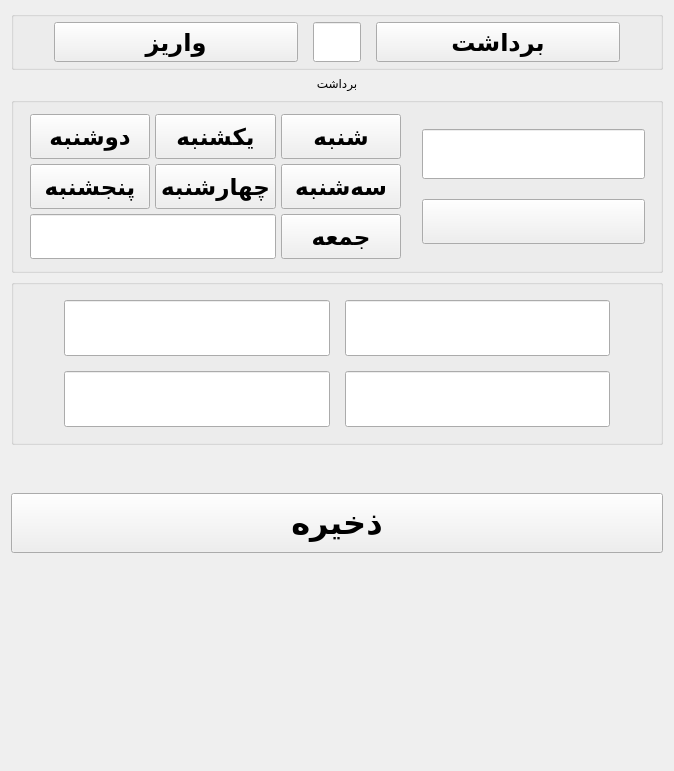
      <widget class="QWidget" name="page_ExitCar">
       <layout class="QVBoxLayout" name="verticalLayout_4" stretch="1,0,10,40,10,1,50">
        <item>
         <widget class="QGroupBox" name="groupBox_15">
          <property name="title">
           <string/>
          </property>
          <layout class="QHBoxLayout" name="horizontalLayout_14" stretch="5,1,5">
           <property name="spacing">
            <number>15</number>
           </property>
           <property name="leftMargin">
            <number>40</number>
           </property>
           <property name="topMargin">
            <number>5</number>
           </property>
           <property name="rightMargin">
            <number>40</number>
           </property>
           <property name="bottomMargin">
            <number>5</number>
           </property>
           <item>
            <widget class="QPushButton" name="pb_enterMoney">
             <property name="minimumSize">
              <size>
               <width>0</width>
               <height>40</height>
              </size>
             </property>
             <property name="font">
              <font>
               <pointsize>18</pointsize>
               <bold>true</bold>
              </font>
             </property>
             <property name="text">
              <string>واریز</string>
             </property>
            </widget>
           </item>
           <item>
            <widget class="QLineEdit" name="le_moneyItem">
             <property name="enabled">
              <bool>true</bool>
             </property>
             <property name="sizePolicy">
              <sizepolicy hsizetype="Expanding" vsizetype="Minimum">
               <horstretch>0</horstretch>
               <verstretch>0</verstretch>
              </sizepolicy>
             </property>
             <property name="font">
              <font>
               <pointsize>18</pointsize>
               <bold>true</bold>
              </font>
             </property>
             <property name="alignment">
              <set>Qt::AlignCenter</set>
             </property>
            </widget>
           </item>
           <item>
            <widget class="QPushButton" name="pb_exitMoney">
             <property name="minimumSize">
              <size>
               <width>0</width>
               <height>40</height>
              </size>
             </property>
             <property name="font">
              <font>
               <pointsize>18</pointsize>
               <bold>true</bold>
              </font>
             </property>
             <property name="text">
              <string>برداشت</string>
             </property>
            </widget>
           </item>
          </layout>
         </widget>
        </item>
        <item>
         <widget class="QLabel" name="label_2">
          <property name="minimumSize">
           <size>
            <width>0</width>
            <height>0</height>
           </size>
          </property>
          <property name="text">
           <string>برداشت</string>
          </property>
          <property name="alignment">
           <set>Qt::AlignCenter</set>
          </property>
         </widget>
        </item>
        <item>
         <widget class="QGroupBox" name="groupBox_16">
          <property name="font">
           <font>
            <pointsize>16</pointsize>
            <bold>true</bold>
           </font>
          </property>
          <property name="title">
           <string/>
          </property>
          <layout class="QHBoxLayout" name="horizontalLayout_15" stretch="10,6">
           <property name="spacing">
            <number>20</number>
           </property>
           <property name="leftMargin">
            <number>15</number>
           </property>
           <property name="topMargin">
            <number>10</number>
           </property>
           <property name="rightMargin">
            <number>15</number>
           </property>
           <property name="bottomMargin">
            <number>10</number>
           </property>
           <item>
            <layout class="QGridLayout" name="gridLayout_8" rowstretch="1,1,1" columnstretch="1,1,1">
             <property name="leftMargin">
              <number>1</number>
             </property>
             <property name="topMargin">
              <number>1</number>
             </property>
             <property name="rightMargin">
              <number>1</number>
             </property>
             <property name="bottomMargin">
              <number>1</number>
             </property>
             <property name="spacing">
              <number>5</number>
             </property>
             <item row="0" column="0">
              <widget class="QPushButton" name="pb_2sh_3">
               <property name="sizePolicy">
                <sizepolicy hsizetype="Minimum" vsizetype="Minimum">
                 <horstretch>0</horstretch>
                 <verstretch>0</verstretch>
                </sizepolicy>
               </property>
               <property name="minimumSize">
                <size>
                 <width>41</width>
                 <height>45</height>
                </size>
               </property>
               <property name="font">
                <font>
                 <pointsize>17</pointsize>
                 <bold>true</bold>
                </font>
               </property>
               <property name="text">
                <string>دوشنبه</string>
               </property>
              </widget>
             </item>
             <item row="0" column="1">
              <widget class="QPushButton" name="pb_1sh_3">
               <property name="sizePolicy">
                <sizepolicy hsizetype="Minimum" vsizetype="Minimum">
                 <horstretch>0</horstretch>
                 <verstretch>0</verstretch>
                </sizepolicy>
               </property>
               <property name="minimumSize">
                <size>
                 <width>41</width>
                 <height>45</height>
                </size>
               </property>
               <property name="font">
                <font>
                 <pointsize>17</pointsize>
                 <bold>true</bold>
                </font>
               </property>
               <property name="text">
                <string>یکشنبه</string>
               </property>
              </widget>
             </item>
             <item row="0" column="2">
              <widget class="QPushButton" name="pb_0sh_3">
               <property name="sizePolicy">
                <sizepolicy hsizetype="Minimum" vsizetype="Minimum">
                 <horstretch>0</horstretch>
                 <verstretch>0</verstretch>
                </sizepolicy>
               </property>
               <property name="minimumSize">
                <size>
                 <width>41</width>
                 <height>45</height>
                </size>
               </property>
               <property name="font">
                <font>
                 <pointsize>17</pointsize>
                 <bold>true</bold>
                </font>
               </property>
               <property name="text">
                <string>شنبه</string>
               </property>
              </widget>
             </item>
             <item row="1" column="0">
              <widget class="QPushButton" name="pb_5sh_3">
               <property name="sizePolicy">
                <sizepolicy hsizetype="Minimum" vsizetype="Minimum">
                 <horstretch>0</horstretch>
                 <verstretch>0</verstretch>
                </sizepolicy>
               </property>
               <property name="minimumSize">
                <size>
                 <width>41</width>
                 <height>45</height>
                </size>
               </property>
               <property name="font">
                <font>
                 <pointsize>17</pointsize>
                 <bold>true</bold>
                </font>
               </property>
               <property name="text">
                <string>پنجشنبه</string>
               </property>
              </widget>
             </item>
             <item row="1" column="1">
              <widget class="QPushButton" name="pb_4sh_3">
               <property name="sizePolicy">
                <sizepolicy hsizetype="Minimum" vsizetype="Minimum">
                 <horstretch>0</horstretch>
                 <verstretch>0</verstretch>
                </sizepolicy>
               </property>
               <property name="minimumSize">
                <size>
                 <width>41</width>
                 <height>45</height>
                </size>
               </property>
               <property name="font">
                <font>
                 <pointsize>17</pointsize>
                 <bold>true</bold>
                </font>
               </property>
               <property name="text">
                <string>چهارشنبه</string>
               </property>
              </widget>
             </item>
             <item row="1" column="2">
              <widget class="QPushButton" name="pb_3sh_3">
               <property name="sizePolicy">
                <sizepolicy hsizetype="Minimum" vsizetype="Minimum">
                 <horstretch>0</horstretch>
                 <verstretch>0</verstretch>
                </sizepolicy>
               </property>
               <property name="minimumSize">
                <size>
                 <width>41</width>
                 <height>45</height>
                </size>
               </property>
               <property name="font">
                <font>
                 <pointsize>17</pointsize>
                 <bold>true</bold>
                </font>
               </property>
               <property name="text">
                <string>سه‌شنبه</string>
               </property>
              </widget>
             </item>
             <item row="2" column="0" colspan="2">
              <widget class="QLineEdit" name="le_Shanbe_3">
               <property name="sizePolicy">
                <sizepolicy hsizetype="Expanding" vsizetype="Minimum">
                 <horstretch>0</horstretch>
                 <verstretch>0</verstretch>
                </sizepolicy>
               </property>
               <property name="minimumSize">
                <size>
                 <width>0</width>
                 <height>45</height>
                </size>
               </property>
               <property name="font">
                <font>
                 <pointsize>20</pointsize>
                 <bold>true</bold>
                </font>
               </property>
               <property name="alignment">
                <set>Qt::AlignCenter</set>
               </property>
              </widget>
             </item>
             <item row="2" column="2">
              <widget class="QPushButton" name="pb_Xsh_3">
               <property name="sizePolicy">
                <sizepolicy hsizetype="Minimum" vsizetype="Minimum">
                 <horstretch>0</horstretch>
                 <verstretch>0</verstretch>
                </sizepolicy>
               </property>
               <property name="minimumSize">
                <size>
                 <width>41</width>
                 <height>45</height>
                </size>
               </property>
               <property name="font">
                <font>
                 <pointsize>17</pointsize>
                 <bold>true</bold>
                </font>
               </property>
               <property name="text">
                <string>جمعه</string>
               </property>
              </widget>
             </item>
            </layout>
           </item>
           <item>
            <layout class="QVBoxLayout" name="verticalLayout_9">
             <item>
              <spacer name="verticalSpacer_17">
               <property name="orientation">
                <enum>Qt::Vertical</enum>
               </property>
               <property name="sizeHint" stdset="0">
                <size>
                 <width>20</width>
                 <height>40</height>
                </size>
               </property>
              </spacer>
             </item>
             <item>
              <widget class="QLineEdit" name="le_date_3">
               <property name="minimumSize">
                <size>
                 <width>0</width>
                 <height>50</height>
                </size>
               </property>
               <property name="font">
                <font>
                 <pointsize>18</pointsize>
                 <bold>true</bold>
                </font>
               </property>
               <property name="inputMethodHints">
                <set>Qt::ImhDialableCharactersOnly</set>
               </property>
               <property name="alignment">
                <set>Qt::AlignCenter</set>
               </property>
              </widget>
             </item>
             <item>
              <widget class="QPushButton" name="pb_date_3">
               <property name="sizePolicy">
                <sizepolicy hsizetype="Minimum" vsizetype="Minimum">
                 <horstretch>0</horstretch>
                 <verstretch>0</verstretch>
                </sizepolicy>
               </property>
               <property name="minimumSize">
                <size>
                 <width>0</width>
                 <height>45</height>
                </size>
               </property>
               <property name="font">
                <font>
                 <pointsize>17</pointsize>
                 <bold>true</bold>
                </font>
               </property>
               <property name="text">
                <string/>
               </property>
               <property name="icon">
                <iconset>
                 <normalon>:/icons/Image/calendar.png</normalon>
                </iconset>
               </property>
               <property name="iconSize">
                <size>
                 <width>35</width>
                 <height>35</height>
                </size>
               </property>
              </widget>
             </item>
             <item>
              <spacer name="verticalSpacer_18">
               <property name="orientation">
                <enum>Qt::Vertical</enum>
               </property>
               <property name="sizeHint" stdset="0">
                <size>
                 <width>20</width>
                 <height>40</height>
                </size>
               </property>
              </spacer>
             </item>
            </layout>
           </item>
          </layout>
         </widget>
        </item>
        <item>
         <widget class="QGroupBox" name="groupBox_14">
          <property name="title">
           <string/>
          </property>
          <layout class="QGridLayout" name="gridLayout_7">
           <property name="leftMargin">
            <number>50</number>
           </property>
           <property name="topMargin">
            <number>15</number>
           </property>
           <property name="rightMargin">
            <number>50</number>
           </property>
           <property name="bottomMargin">
            <number>15</number>
           </property>
           <property name="spacing">
            <number>15</number>
           </property>
           <item row="0" column="0">
            <widget class="QLineEdit" name="le_car2">
             <property name="sizePolicy">
              <sizepolicy hsizetype="Expanding" vsizetype="Expanding">
               <horstretch>0</horstretch>
               <verstretch>0</verstretch>
              </sizepolicy>
             </property>
             <property name="font">
              <font>
               <pointsize>20</pointsize>
               <bold>true</bold>
              </font>
             </property>
             <property name="inputMethodHints">
              <set>Qt::ImhDigitsOnly</set>
             </property>
             <property name="alignment">
              <set>Qt::AlignCenter</set>
             </property>
            </widget>
           </item>
           <item row="0" column="1">
            <widget class="QLineEdit" name="le_car1">
             <property name="sizePolicy">
              <sizepolicy hsizetype="Expanding" vsizetype="Expanding">
               <horstretch>0</horstretch>
               <verstretch>0</verstretch>
              </sizepolicy>
             </property>
             <property name="font">
              <font>
               <pointsize>20</pointsize>
               <bold>true</bold>
              </font>
             </property>
             <property name="inputMethodHints">
              <set>Qt::ImhDigitsOnly</set>
             </property>
             <property name="alignment">
              <set>Qt::AlignCenter</set>
             </property>
            </widget>
           </item>
           <item row="1" column="0">
            <widget class="QLineEdit" name="le_car4">
             <property name="sizePolicy">
              <sizepolicy hsizetype="Expanding" vsizetype="Expanding">
               <horstretch>0</horstretch>
               <verstretch>0</verstretch>
              </sizepolicy>
             </property>
             <property name="font">
              <font>
               <pointsize>20</pointsize>
               <bold>true</bold>
              </font>
             </property>
             <property name="inputMethodHints">
              <set>Qt::ImhDigitsOnly</set>
             </property>
             <property name="alignment">
              <set>Qt::AlignCenter</set>
             </property>
            </widget>
           </item>
           <item row="1" column="1">
            <widget class="QLineEdit" name="le_car3">
             <property name="sizePolicy">
              <sizepolicy hsizetype="Expanding" vsizetype="Expanding">
               <horstretch>0</horstretch>
               <verstretch>0</verstretch>
              </sizepolicy>
             </property>
             <property name="font">
              <font>
               <pointsize>20</pointsize>
               <bold>true</bold>
              </font>
             </property>
             <property name="inputMethodHints">
              <set>Qt::ImhDigitsOnly</set>
             </property>
             <property name="alignment">
              <set>Qt::AlignCenter</set>
             </property>
            </widget>
           </item>
          </layout>
         </widget>
        </item>
        <item>
         <spacer name="verticalSpacer_16">
          <property name="orientation">
           <enum>Qt::Vertical</enum>
          </property>
          <property name="sizeHint" stdset="0">
           <size>
            <width>20</width>
            <height>37</height>
           </size>
          </property>
         </spacer>
        </item>
        <item>
         <widget class="QPushButton" name="pb_save_3">
          <property name="minimumSize">
           <size>
            <width>0</width>
            <height>60</height>
           </size>
          </property>
          <property name="font">
           <font>
            <pointsize>24</pointsize>
            <bold>true</bold>
           </font>
          </property>
          <property name="text">
           <string>ذخیره</string>
          </property>
         </widget>
        </item>
        <item>
         <spacer name="verticalSpacer_15">
          <property name="orientation">
           <enum>Qt::Vertical</enum>
          </property>
          <property name="sizeHint" stdset="0">
           <size>
            <width>20</width>
            <height>198</height>
           </size>
          </property>
         </spacer>
        </item>
       </layout>
      </widget>
